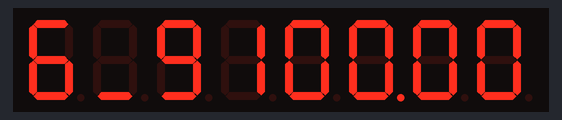
A sketch run on a simulated ESP32. Shown: 8-digit seven-segment display. WiFi joins after 1.5 s; servers stay silent unless stated; what the sketch prints to the serial monitor is not drawn.

Above: at 1.8 s.
At 5.0 s:
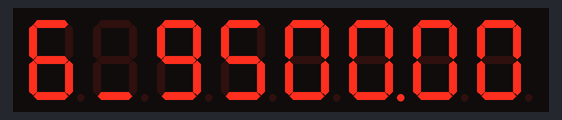
At 8.2 s:
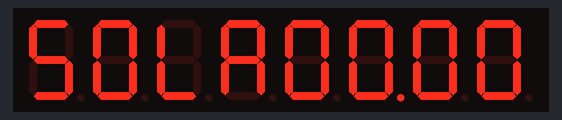
At 11.4 s:
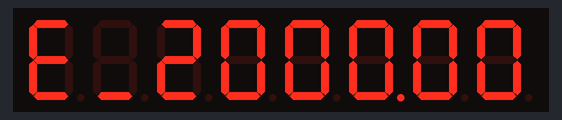

Measured:
- by itself, everything shown: repeats every 12.8 s, in 4 steps
- what the display in image 0 shows lasts 3.2 s, from 1.7 s to 4.9 s

The sketch:

Week09_no05_Anto_sec02_MAX7219.ino
```cpp
#include <WiFi.h>
#include <HTTPClient.h>
#include "LedControl.h"
LedControl lc = LedControl(21, 2, 18, 1);
const char *ssid = "sddddddddd"; //ชื่อ HP.
const char *pass = "pass";
const char *Anto_URL = "https://api.anto.io/request/";
char *get_URL_91e10 = "https://api.anto.io/.../4C8AbxjB2dr0zjusT.../gas.91e10.price";
char *get_URL_95e10 = "https://api.anto.io/.../4C8AbxjB2dr0zjusT.../gas.95e10.price";
char *get_URL_hsd = "https://api.anto.io/.../4C8AbxjB2dr0zjusTQn.../gas.hsd.price";
char *get_URL_95e20 = "https://api.anto.io/.../4C8AbxjB2dr0zjusT.../gas.95e20.price";
void setup() {
  Serial.begin(9600);
  Serial.print("\nTrying to connect ");
  Serial.print(ssid);
  WiFi.begin(ssid, pass);
  while (WiFi.status() != WL_CONNECTED) {
    delay(500);
    Serial.print(".");
  }
  Serial.print("\nWiFi Connected");
  Serial.print("\nIP address");
  Serial.print("\nWiFi.localIP()");
  lc.shutdown(0, false);
  lc.setIntensity(0, 8);
  lc.clearDisplay(0);
}
void loop() {
  float Price_GAS91e10;
  if (WiFi.status() == WL_CONNECTED) {
    HTTPClient http1;
    http1.begin(get_URL_91e10);
    int httpCode1 = http1.GET();
    if (httpCode1 > 0) {
      String payload1 = http1.getString();
      Serial.println(payload1);
      int nLoct1 = payload1.indexOf(',');
      String cString1 = payload1.substring(nLoct1 + 10, nLoct1 + 15);
      Serial.println(cString1);
      Price_GAS91e10 = cString1.toFloat();
    }
    int GAS0 = Price_GAS91e10 * 100;
    int GAS1 = GAS0 / 1000;
    int GAS2 = (GAS0 / 100) % 10;
    int GAS3 = (GAS0 / 10) % 10;
    int GAS4 = (GAS0 % 10);
    lc.setDigit(0, 7, 6, false);
    lc.setRow(0, 6, B00001000);
    lc.setDigit(0, 5, 9, false);
    lc.setDigit(0, 4, 1, false);
    lc.setDigit(0, 3, GAS1, false);
    lc.setDigit(0, 2, GAS2, true);
    lc.setDigit(0, 1, GAS3, false);
    lc.setDigit(0, 0, GAS4, false);
    http1.end();
  }
  delay(3000);
  float Price_GAS95e10;
  if (WiFi.status() == WL_CONNECTED) {
    HTTPClient http2;
    http2.begin(get_URL_95e10);
    int httpCode2 = http2.GET();
    if (httpCode2 > 0) {
      String payload2 = http2.getString();
      Serial.println(payload2);
      int nLoct2 = payload2.indexOf(',');
      String cString2 = payload2.substring(nLoct2 + 10, nLoct2 + 15);
      Serial.println(cString2);
      Price_GAS95e10 = cString2.toFloat();
    }
    int GAS0 = Price_GAS95e10 * 100;
    int GAS1 = GAS0 / 1000;
    int GAS2 = (GAS0 / 100) % 10;
    int GAS3 = (GAS0 / 10) % 10;
    int GAS4 = (GAS0 % 10);
    lc.setDigit(0, 7, 6, false);
    lc.setRow(0, 6, B00001000);
    lc.setDigit(0, 5, 9, false);
    lc.setDigit(0, 4, 5, false);
    lc.setDigit(0, 3, GAS1, false);
    lc.setDigit(0, 2, GAS2, true);
    lc.setDigit(0, 1, GAS3, false);
    lc.setDigit(0, 0, GAS4, false);
    http2.end();
  }
  delay(3000);
  float Price_hsd;
  if (WiFi.status() == WL_CONNECTED) {
    HTTPClient http3;
    http3.begin(get_URL_hsd);
    int httpCode3 = http3.GET();
    if (httpCode3 > 0) {
      String payload3 = http3.getString();
      Serial.println(payload3);
      int nLoct3 = payload3.indexOf(',');
      String cString3 = payload3.substring(nLoct3 + 10, nLoct3 + 15);
      Serial.println(cString3);
      Price_hsd = cString3.toFloat();
    }
    int GAS0 = Price_hsd * 100;
    int GAS1 = GAS0 / 1000;
    int GAS2 = (GAS0 / 100) % 10;
    int GAS3 = (GAS0 / 10) % 10;
    int GAS4 = (GAS0 % 10);
    lc.setDigit(0, 7, 5, false);
    lc.setDigit(0, 6, 0, false);
    lc.setRow(0, 5, B00001110);
    lc.setRow(0, 4, B01110111);
    lc.setDigit(0, 3, GAS1, false);
    lc.setDigit(0, 2, GAS2, true);
    lc.setDigit(0, 1, GAS3, false);
    lc.setDigit(0, 0, GAS4, false);
    http3.end();
  }
  delay(3000);
  float Price_E20;
  if (WiFi.status() == WL_CONNECTED) {
    HTTPClient http3;
    http3.begin(get_URL_95e20);
    int httpCode3 = http3.GET();
    if (httpCode3 > 0) {
      String payload3 = http3.getString();
      Serial.println(payload3);
      int nLoct3 = payload3.indexOf(',');
      String cString3 = payload3.substring(nLoct3 + 10, nLoct3 + 15);
      Serial.println(cString3);
      Price_E20 = cString3.toFloat();
    }
    int GAS0 = Price_E20 * 100;
    int GAS1 = GAS0 / 1000;
    int GAS2 = (GAS0 / 100) % 10;
    int GAS3 = (GAS0 / 10) % 10;
    int GAS4 = (GAS0 % 10);
    lc.setRow(0, 7, B01001111);
    lc.setRow(0, 6, B00001000);
    lc.setDigit(0, 5, 2, false);
    lc.setDigit(0, 4, 0, false);
    lc.setDigit(0, 3, GAS1, false);
    lc.setDigit(0, 2, GAS2, true);
    lc.setDigit(0, 1, GAS3, false);
    lc.setDigit(0, 0, GAS4, false);
    http3.end();
  }
  delay(3000);
}
```
